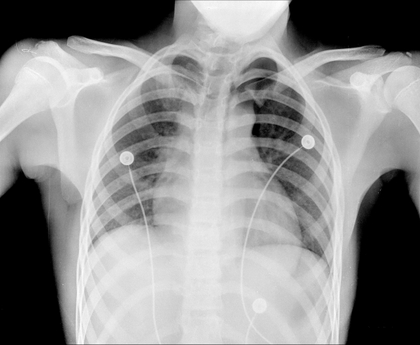
%> input picture MATLAB/images/chest.tif, 420 x 345 px, shrunk from 600 x 493 before the run
$ octave invertingTest.m   (GNU Octave 9; MATLAB toolbox functions it lacks are replaced by stand-ins)
%> lines starting %> are read from the running program, lines starting %| are printed output that depends on the picture
%> further down, I is the input picture: size 345x420 uint8; min 0, max 255, mean 141.9
### MATLAB/inverting.m
function I = inverting(I)
if length(size(I))==3
    I = rgb2gray(I);
end
[row,cols]=size(I);
%> row = 345; cols = 420
amax=255;

for x=1:row
    for y=1:cols
        a = I(x,y);
        a = amax - a;
        I(x,y)=a;
    end
end
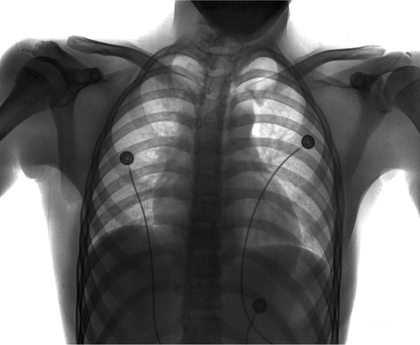
%> I: size 345x420 uint8; min 0, max 255, mean 113.1

### MATLAB/histogram.m
function h = histogram(I)
if length(size(I))== 3
    I = rgb2gray(I);
end
h=zeros(1,256);
[row,col]=size(I);
%> col = 420

for x=1:row
   for y=1:col
       a = I(x,y);
       h(a+1)=h(a+1)+1;
   end
end
%> after the loop, h = 256 values, max 29348 at index 1, min 0 at index 256, mean 566

### MATLAB/invertingTest.m
I = imread('images/chest.tif');
B = inverting(I);
h1 = histogram(I);
%> h1 has the same summary as h in histogram
h2 = histogram(B);
%> h2 = 256 values, max 29615 at index 255, min 0 at index 256, mean 566

subplot(2,2,1);imshow(I);hold on;
subplot(2,2,2);bar(h1);hold on;
subplot(2,2,3);imshow(B);hold on;
subplot(2,2,4);bar(h2);
%> after `bar(h2)`:
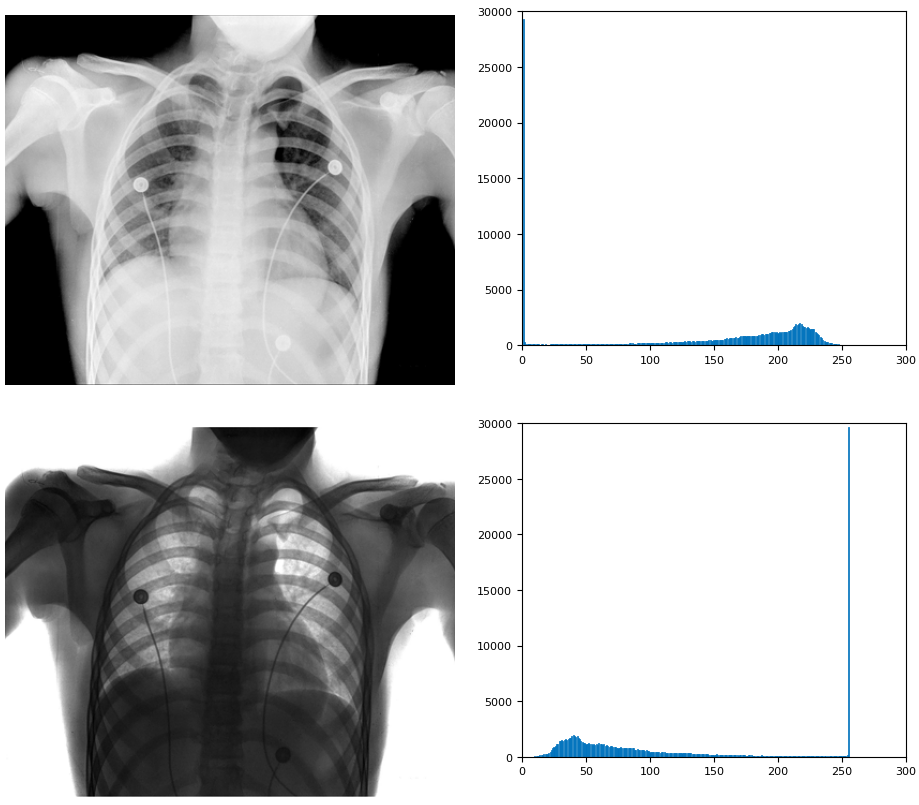
%> figure redrawn from the program's plot data, 4 panels

$ run again, with MATLAB/images/1921.tif copied over MATLAB/images/chest.tif
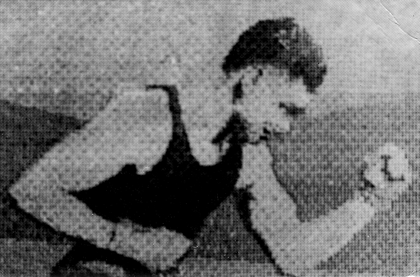
%> input picture MATLAB/images/1921.tif, 420 x 277 px, shrunk from 1153 x 761 before the run
%> I is the input picture: size 277x420 uint8; min 0, max 255, mean 112.4
%> after the loop in inverting, `for x=1:row`:
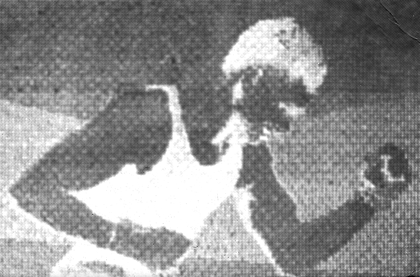
%> I: size 277x420 uint8; min 0, max 255, mean 142.6
%> after the loop in histogram, `for x=1:row`: h = 256 values, max 8821 at index 1, min 0 at index 228, mean 454.5
%> h1 has the same summary as h in histogram
%> h2 = 256 values, max 9804 at index 255, min 0 at index 5, mean 454.5
%> `bar(h2)`:
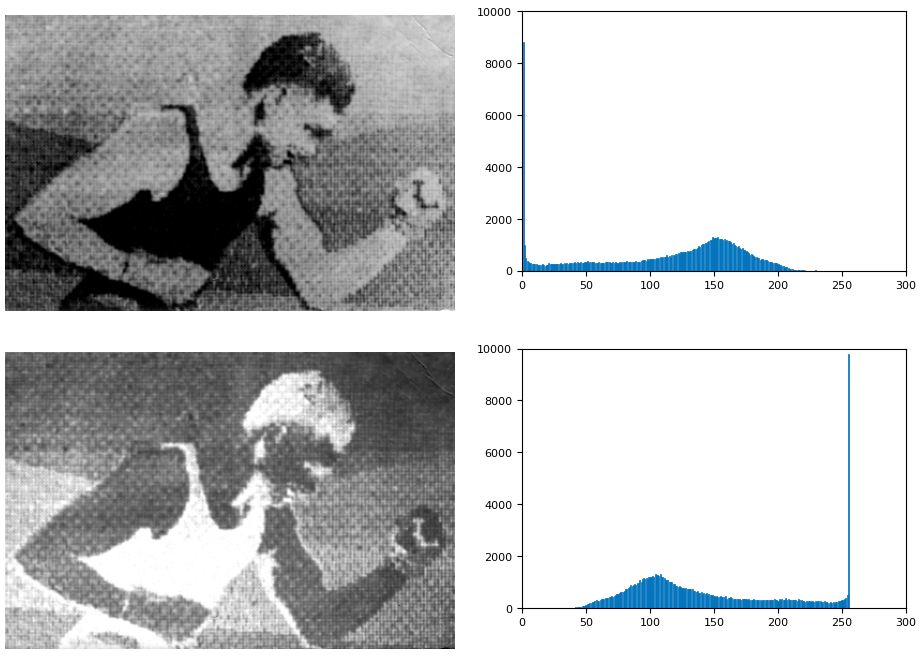
%> figure redrawn from the program's plot data, 4 panels

$ run again, with MATLAB/images/1922.tif copied over MATLAB/images/chest.tif
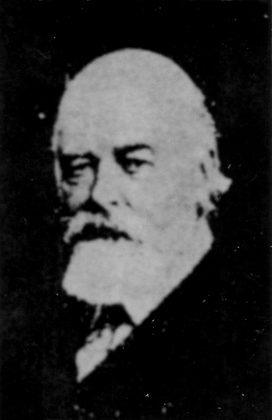
%> input picture MATLAB/images/1922.tif, 272 x 420 px, shrunk from 637 x 985 before the run
%> I is the input picture: size 420x272 uint8; min 0, max 186, mean 50
%> after the loop in inverting, `for x=1:row`:
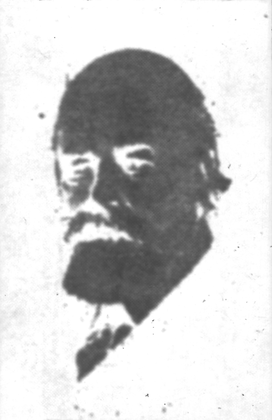
%> I: size 420x272 uint8; min 69, max 255, mean 205
%> after the loop in histogram, `for x=1:row`: h = 256 values, max 34741 at index 1, min 0 at index 188, mean 446.2
%> h1 has the same summary as h in histogram
%> h2 = 256 values, max 43960 at index 255, min 0 at index 1, mean 446.2
%> `bar(h2)`:
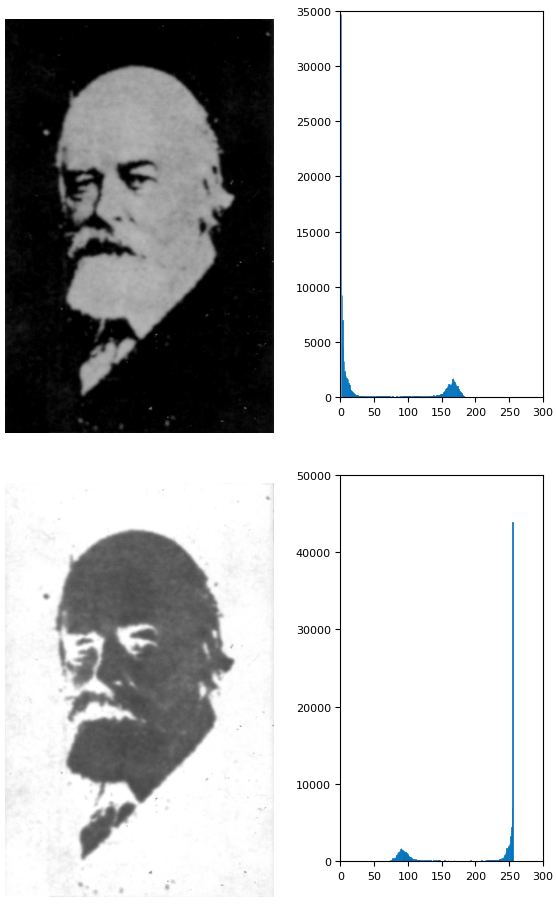
%> figure redrawn from the program's plot data, 4 panels

$ run again, with MATLAB/images/1929.tif copied over MATLAB/images/chest.tif
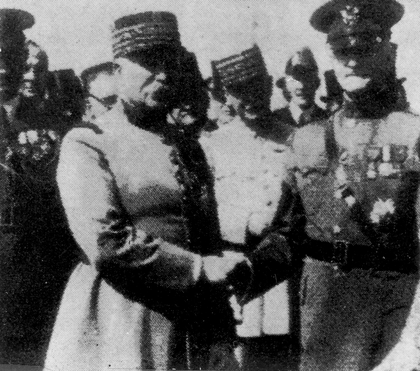
%> input picture MATLAB/images/1929.tif, 420 x 371 px, shrunk from 1525 x 1347 before the run
%> I is the input picture: size 371x420 uint8; min 0, max 235, mean 94.1
%> after the loop in inverting, `for x=1:row`:
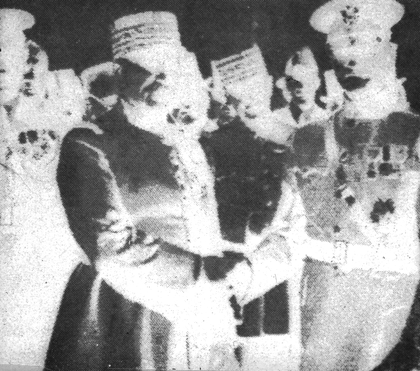
%> I: size 371x420 uint8; min 20, max 255, mean 160.9
%> after the loop in histogram, `for x=1:row`: h = 256 values, max 8704 at index 1, min 0 at index 235, mean 608.7
%> h1 has the same summary as h in histogram
%> h2 = 256 values, max 11298 at index 255, min 0 at index 1, mean 608.7
%> `bar(h2)`:
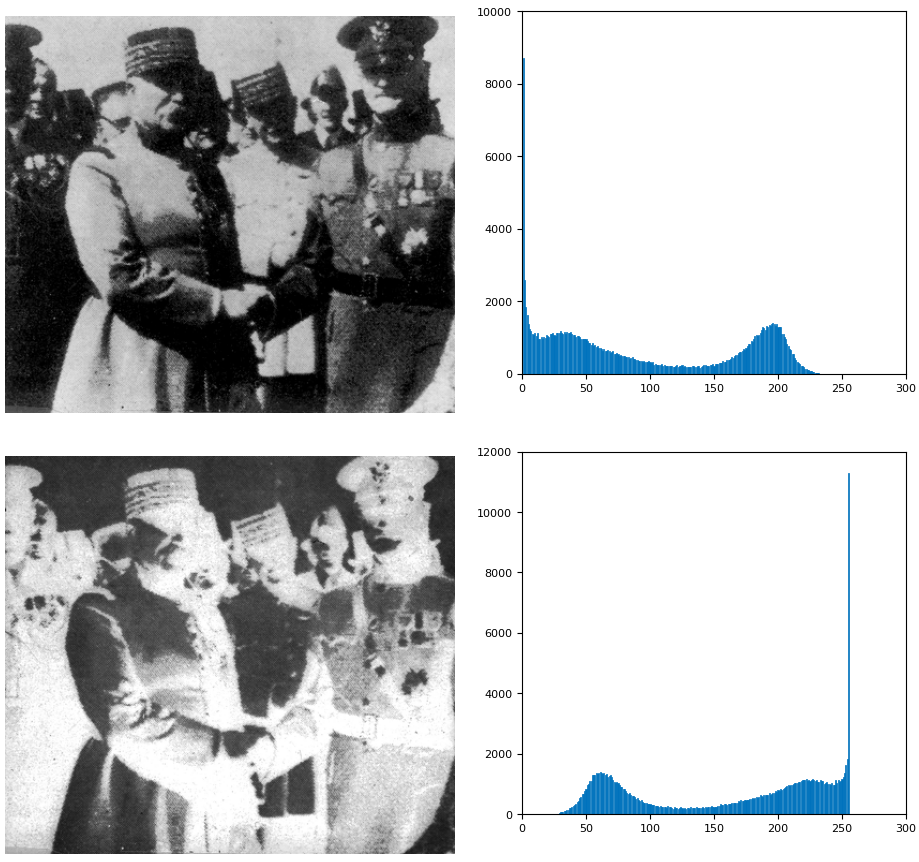
%> figure redrawn from the program's plot data, 4 panels
